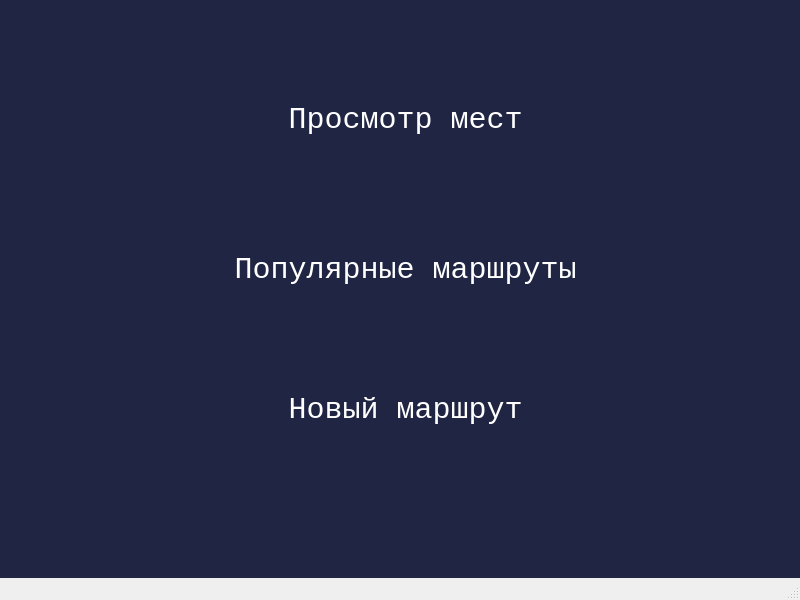
<?xml version="1.0" encoding="UTF-8"?>
<ui version="4.0">
 <class>MainWindow</class>
 <widget class="QMainWindow" name="MainWindow">
  <property name="geometry">
   <rect>
    <x>0</x>
    <y>0</y>
    <width>800</width>
    <height>600</height>
   </rect>
  </property>
  <property name="contextMenuPolicy">
   <enum>Qt::ActionsContextMenu</enum>
  </property>
  <property name="windowTitle">
   <string>Меню</string>
  </property>
  <property name="styleSheet">
   <string notr="true"/>
  </property>
  <widget class="QWidget" name="centralwidget">
   <property name="contextMenuPolicy">
    <enum>Qt::PreventContextMenu</enum>
   </property>
   <property name="styleSheet">
    <string notr="true">color:white;background: #202543;</string>
   </property>
   <widget class="QPushButton" name="pushButton">
    <property name="geometry">
     <rect>
      <x>150</x>
      <y>80</y>
      <width>511</width>
      <height>81</height>
     </rect>
    </property>
    <property name="font">
     <font>
      <family>Courier New</family>
      <pointsize>-1</pointsize>
      <weight>50</weight>
      <italic>false</italic>
      <bold>false</bold>
     </font>
    </property>
    <property name="cursor">
     <cursorShape>PointingHandCursor</cursorShape>
    </property>
    <property name="contextMenuPolicy">
     <enum>Qt::DefaultContextMenu</enum>
    </property>
    <property name="autoFillBackground">
     <bool>false</bool>
    </property>
    <property name="styleSheet">
     <string notr="true">background: #202543;border-radius:10px;font-family: Courier New;
font-style: normal;
font-weight: normal;
font-size: 30px;
line-height: 34px;
/* identical to box height */


color: #FFFFFF;</string>
    </property>
    <property name="text">
     <string>Просмотр мест</string>
    </property>
   </widget>
   <widget class="QPushButton" name="pushButton_3">
    <property name="geometry">
     <rect>
      <x>150</x>
      <y>370</y>
      <width>511</width>
      <height>81</height>
     </rect>
    </property>
    <property name="font">
     <font>
      <family>Courier New</family>
      <pointsize>-1</pointsize>
      <weight>50</weight>
      <italic>false</italic>
      <bold>false</bold>
     </font>
    </property>
    <property name="cursor">
     <cursorShape>PointingHandCursor</cursorShape>
    </property>
    <property name="styleSheet">
     <string notr="true">background: #202543;border-radius:10px;font-family: Courier New;
font-style: normal;
font-weight: normal;
font-size: 30px;
line-height: 34px;
/* identical to box height */


color: #FFFFFF;</string>
    </property>
    <property name="text">
     <string>Новый маршрут</string>
    </property>
   </widget>
   <widget class="QPushButton" name="pushButton_2">
    <property name="geometry">
     <rect>
      <x>150</x>
      <y>230</y>
      <width>511</width>
      <height>81</height>
     </rect>
    </property>
    <property name="font">
     <font>
      <family>Courier New</family>
      <pointsize>-1</pointsize>
      <weight>50</weight>
      <italic>false</italic>
      <bold>false</bold>
     </font>
    </property>
    <property name="cursor">
     <cursorShape>PointingHandCursor</cursorShape>
    </property>
    <property name="styleSheet">
     <string notr="true">background: #202543;border-radius:10px;font-family: Courier New;
font-style: normal;
font-weight: normal;
font-size: 30px;
line-height: 34px;
/* identical to box height */


color: #FFFFFF;</string>
    </property>
    <property name="text">
     <string>Популярные маршруты</string>
    </property>
   </widget>
   <widget class="QLabel" name="label">
    <property name="geometry">
     <rect>
      <x>280</x>
      <y>-20</y>
      <width>521</width>
      <height>511</height>
     </rect>
    </property>
    <property name="text">
     <string/>
    </property>
   </widget>
   <widget class="QPushButton" name="pushButton_4">
    <property name="geometry">
     <rect>
      <x>160</x>
      <y>90</y>
      <width>51</width>
      <height>51</height>
     </rect>
    </property>
    <property name="styleSheet">
     <string notr="true">opacity:0.1;background: #202543;border-radius:10px;
font-style: normal;
font-weight: normal;
font-size: 30px;
line-height: 34px;
/* identical to box height */</string>
    </property>
    <property name="text">
     <string/>
    </property>
   </widget>
   <widget class="QPushButton" name="pushButton_5">
    <property name="geometry">
     <rect>
      <x>160</x>
      <y>240</y>
      <width>51</width>
      <height>51</height>
     </rect>
    </property>
    <property name="styleSheet">
     <string notr="true">background: #202543;border-radius:10px;font-family: Courier New;
font-style: normal;
font-weight: normal;
font-size: 30px;
line-height: 34px;
/* identical to box height */


color: #FFFFFF;</string>
    </property>
    <property name="text">
     <string/>
    </property>
   </widget>
   <widget class="QPushButton" name="pushButton_6">
    <property name="geometry">
     <rect>
      <x>160</x>
      <y>380</y>
      <width>61</width>
      <height>61</height>
     </rect>
    </property>
    <property name="styleSheet">
     <string notr="true">background: #202543;border-radius:10px;font-family: Courier New;
font-style: normal;
font-weight: normal;
font-size: 30px;
line-height: 34px;
/* identical to box height */


color: #FFFFFF;</string>
    </property>
    <property name="text">
     <string/>
    </property>
   </widget>
   <widget class="QLabel" name="label_2">
    <property name="geometry">
     <rect>
      <x>160</x>
      <y>90</y>
      <width>51</width>
      <height>51</height>
     </rect>
    </property>
    <property name="styleSheet">
     <string notr="true">border-radius:10px;</string>
    </property>
    <property name="text">
     <string/>
    </property>
   </widget>
   <widget class="QLabel" name="label_3">
    <property name="geometry">
     <rect>
      <x>160</x>
      <y>240</y>
      <width>51</width>
      <height>51</height>
     </rect>
    </property>
    <property name="styleSheet">
     <string notr="true">border-radius:10px;</string>
    </property>
    <property name="text">
     <string/>
    </property>
   </widget>
   <widget class="QLabel" name="label_4">
    <property name="geometry">
     <rect>
      <x>160</x>
      <y>380</y>
      <width>61</width>
      <height>61</height>
     </rect>
    </property>
    <property name="styleSheet">
     <string notr="true">border-radius:10px;</string>
    </property>
    <property name="text">
     <string/>
    </property>
   </widget>
   <zorder>label</zorder>
   <zorder>pushButton</zorder>
   <zorder>pushButton_3</zorder>
   <zorder>pushButton_2</zorder>
   <zorder>pushButton_4</zorder>
   <zorder>pushButton_5</zorder>
   <zorder>pushButton_6</zorder>
   <zorder>label_2</zorder>
   <zorder>label_3</zorder>
   <zorder>label_4</zorder>
  </widget>
  <widget class="QMenuBar" name="menubar">
   <property name="geometry">
    <rect>
     <x>0</x>
     <y>0</y>
     <width>800</width>
     <height>26</height>
    </rect>
   </property>
  </widget>
  <widget class="QStatusBar" name="statusbar"/>
 </widget>
 <resources/>
 <connections/>
</ui>
